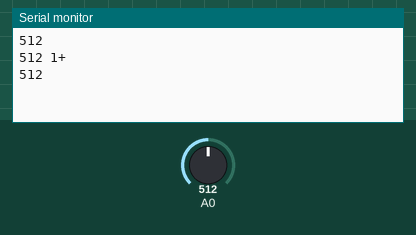
The sketch below on a simulated Arduino Uno, built with avr-gcc and run on an emulated ATmega328P. On the bench: the last lines printed to the serial monitor. The test bench sets the inputs (shaded band); at power-on: A0 = 512.

Above: at 4.2 s.
4.3 s: A0 set to 716
At 5.6 s:
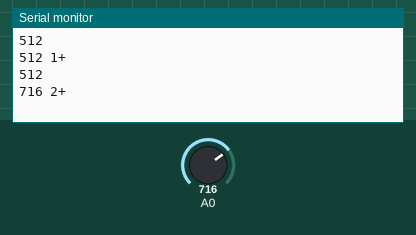
5.8 s: A0 set to 900
At 6.7 s:
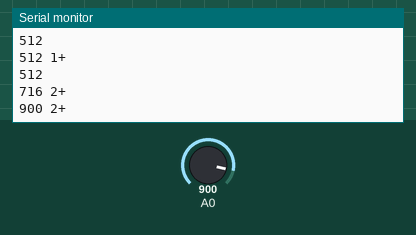
Timing chart, 0 to 8.8 s (numbered marks = the images above; inputs shaded):
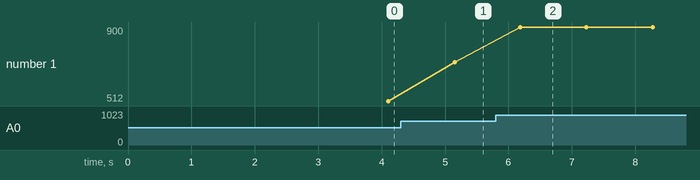

Measured:
- after the input at 4.3 s, the serial monitor: prints a new line after 0.85 s (image 1)
- after the input at 5.8 s, the serial monitor: prints a new line after 0.39 s (image 2)
- plotted number 1: 512 → 716 after the input at 4.3 s, 716 → 900 after the input at 5.8 s

The sketch:

pyranometer_tracker_feedback_test.ino
```cpp
/*   Pyranometer tracker using feedback only
 *    Active Test Sketch
 *
 *   Michael Lipski
 *   AOPL
 *   Summer 2016
 *
 *   Uses the optimization algorithm to keep the pyranometer pointed at the sun.  Attempts to maximize voltage tied to pinPyro; moves the Zaber T-series rotational
 *   stages in small increments while tracking the change in voltage using a "perturb and observe" style optimization approach.
 */

#include <zaberx.h>

#include <SoftwareSerial.h>

//    Feedback variables
int pinPyro = 0;   //Analog pin used to read voltage from transimpedance amp
int voltage = 0;   //value read from transimpedance amp
int previousVoltage = 0;  //voltage value from previous iteration

int dLay = 1000;   //time between incremental movement and photodiode voltage read
int iter8 = 100;   //number of reads the photodiode voltage is averaged over

//    Zaber rotational stage variables
byte command[6];
char reply[6];
long replyData;

int azimuth = 1;    // Device ID of azimuth stage
int zenith = 2;     // Device ID of elevation stage

long azimPos = 0;   // Variable which tracks the absolute position of the azimuth stage (in microsteps)
long zeniPos = 0;   // Variable which tracks the absolute position of the elevation stage (in microsteps)

int homer = 1;      // home the stage
int renumber = 2;   // renumber all devices in the chain
int moveAbs = 20;   // move absolute
int moveRel = 21;   // move relative
int stopMove = 23;  // Stop
int speedSet = 42;    // Speed to target = 0.00219727(V) degrees/sec (assuming 64 microstep resolution)
int getPos = 60;      // Query the device for its position
int storePos = 16;    // Position can be stored in registers 0 to 15
int returnPos = 17;   // returns the value (in microsteps) of the position stored in the indicated register
int move2Pos = 18;    // move to the position stored in the indicated register
int reset = 0;        // akin to toggling device power

const unsigned int intervalShort = 1000;   // Period of feedback iterations

unsigned long currentMillis = 0;
unsigned long shortMillis = 0;

//On Mega, RX must be one of the following: pin 10-15, 50-53, A8-A15
int RXPin = 4;
int TXPin = 5;

SoftwareSerial rs232(RXPin, TXPin);   //RX, TX

void setup()
{
  //  Open serial connection with computer
  Serial.begin(9600);

  //  Start software serial port with Zaber rotational stage
  rs232.begin(9600);

  //analogReference(EXTERNAL);

  delay(1000);


  replyData = sendCommand(0, renumber, 0);
  delay(1000);
  replyData = sendCommand(0, speedSet, 4551);   // Set speed to 10 degrees/sec
  delay(1000);

}

void loop()
{
  currentMillis = millis();

  //  Feedback tracking
  if(currentMillis - shortMillis >= intervalShort)
  {
    optimize(azimuth, stepsD(0.02));
    optimize(zenith, stepsD(0.02));
  }
}

long sendCommand(int device, int com, long data)
{
   unsigned long data2;
   unsigned long temp;
   unsigned long repData;
   long replyNeg;
   float replyFloat;
   byte dumper[1];

   // Building the six command bytes
   command[0] = byte(device);
   command[1] = byte(com);
   if(data < 0)
   {
     data2 = data + quad;
   }
   else
   {
     data2 = data;
   }
   temp = data2 / cubed;
   command[5] = byte(temp);
   data2 -= (cubed * temp);
   temp = data2 / squared;
   command[4] = byte(temp);
   data2 -= (squared * temp);
   temp = data2 / 256;
   command[3] = byte(temp);
   data2 -= (256 * data2);
   command[2] = byte(data2);

   // Clearing serial buffer
   while(rs232.available() > 0)
   {
     rs232.readBytes(dumper, 1);
   }

   // Sending command to stage(s)
   rs232.write(command, 6);

   delay(20);

   // Reading device reply
   if(rs232.available() > 0)
   {
     rs232.readBytes(reply, 6);
   }

   replyFloat = (cubed * float(reply[5])) + (squared * float(reply[4])) + (256 * float(reply[3])) + float(reply[2]);
   repData = long(replyFloat);

   if(reply[5] > 127)
   {
     replyNeg = repData - quad;
   }

   /*
   // Printing full reply bytes as well as reply data in decimal
   Serial.print(reply[0]);
   Serial.print(' ');
   Serial.print(reply[1]);
   Serial.print(' ');
   Serial.print(reply[2]);
   Serial.print(' ');
   Serial.print(reply[3]);
   Serial.print(' ');
   Serial.print(reply[4]);
   Serial.print(' ');
   Serial.println(reply[5]);
   Serial.print("\tData:");
   */
   if(reply[5] > 127)
   {
     //Serial.println(replyNeg);
     return replyNeg;
   }
   else
   {
     //Serial.println(repData);
     return repData;
   }
}

void optimize(int axis, long increment)
{
  //Get starting conditions before optimizing
  voltage = readAnalog(pinPyro, iter8);

  Serial.println(voltage);

  //Move one increment in +phi and get new voltage and position
  replyData = sendCommand(axis, moveRel, increment);
  previousVoltage = voltage;
  delay(dLay);
  voltage = readAnalog(pinPyro, iter8);


  Serial.print(voltage);
  Serial.print(' ');
  Serial.print(axis);
  Serial.println('+');


  //Start optimizing along axis
  if(voltage > previousVoltage)
  {
    while(voltage > previousVoltage)
    {
      previousVoltage = voltage;
      replyData = sendCommand(axis, moveRel, increment);
      delay(dLay);
      voltage = readAnalog(pinPyro, iter8);


      Serial.print(voltage);
      Serial.print(' ');
      Serial.print(axis);
      Serial.println('+');

    }
  }
  else if(voltage < previousVoltage)
  {
    previousVoltage = voltage;
    replyData = sendCommand(axis, moveRel, (-2)*increment);
    delay(dLay);
    voltage = readAnalog(pinPyro, iter8);


    Serial.print(voltage);
    Serial.print(' ');
    Serial.print(axis);
    Serial.println('-');


    while(voltage > previousVoltage)
    {
      previousVoltage = voltage;
      replyData = sendCommand(axis, moveRel, (-1)*increment);
      delay(dLay);
      voltage = readAnalog(pinPyro, iter8);


      Serial.print(voltage);
      Serial.print(' ');
      Serial.print(axis);
      Serial.println('-');


    }
  }
}
```
